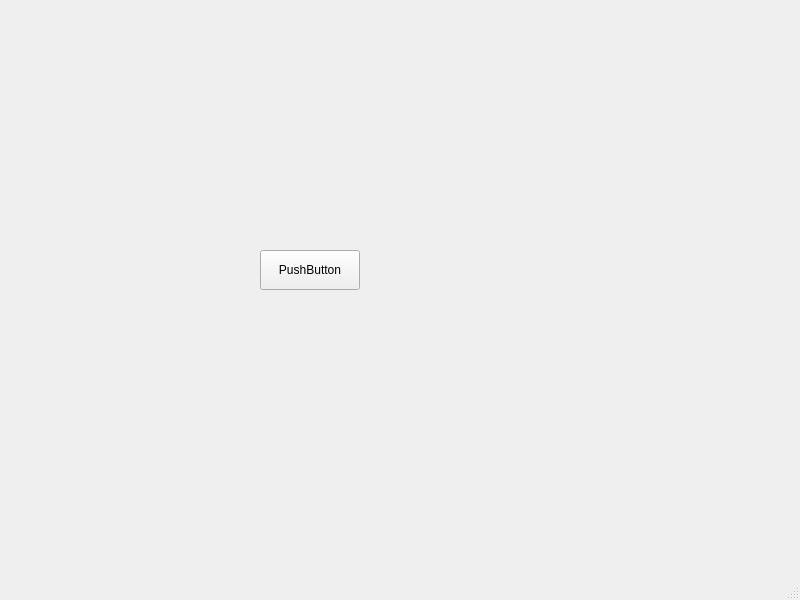
<?xml version="1.0" encoding="UTF-8"?>
<ui version="4.0">
 <class>MainWindow</class>
 <widget class="QMainWindow" name="MainWindow">
  <property name="geometry">
   <rect>
    <x>0</x>
    <y>0</y>
    <width>800</width>
    <height>600</height>
   </rect>
  </property>
  <property name="windowTitle">
   <string>MainWindow</string>
  </property>
  <widget class="QWidget" name="centralwidget">
   <widget class="QPushButton" name="pushButton">
    <property name="geometry">
     <rect>
      <x>260</x>
      <y>250</y>
      <width>100</width>
      <height>40</height>
     </rect>
    </property>
    <property name="minimumSize">
     <size>
      <width>100</width>
      <height>40</height>
     </size>
    </property>
    <property name="maximumSize">
     <size>
      <width>100</width>
      <height>40</height>
     </size>
    </property>
    <property name="styleSheet">
     <string notr="true">QPushButton{qproperty-icon:url(:/images/bmp.png);qproperty-iconSize:20px;}</string>
    </property>
    <property name="text">
     <string>PushButton</string>
    </property>
   </widget>
  </widget>
  <widget class="QMenuBar" name="menubar">
   <property name="geometry">
    <rect>
     <x>0</x>
     <y>0</y>
     <width>800</width>
     <height>28</height>
    </rect>
   </property>
  </widget>
  <widget class="QStatusBar" name="statusbar"/>
 </widget>
 <resources/>
 <connections/>
</ui>
